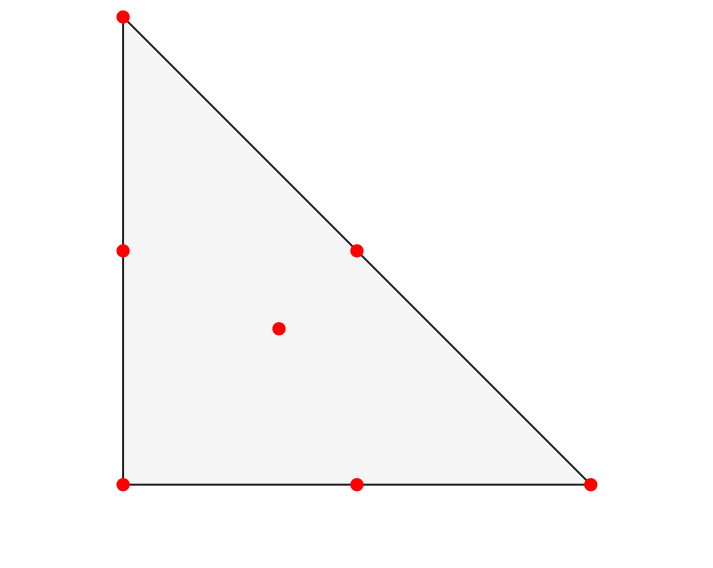
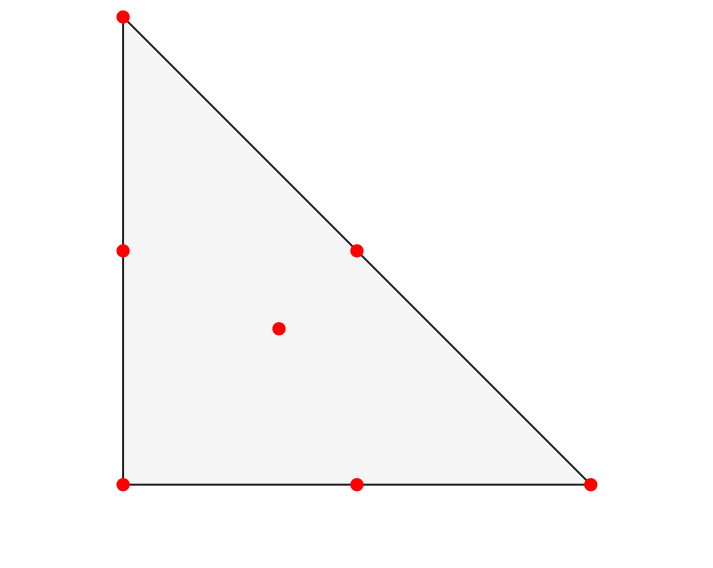

Reproduce these figures in MATLAB, in order.
function plotquery()
%PLOTQUERY Draw the 7-point score-query pattern on a triangle (Burgers).
%
%   Pattern 'seven': centroid + three edge midpoints + three vertices,
%   exactly as implemented in burgers_fem_comparison.m. The element is a
%   right triangle matching the bottom face of the right tetrahedron used in
%   the reaction-diffusion plot.
%
% Output (figures/pltfig/burgers/query/):
%   burgers_query_7points.pdf/.png

    p1 = [0.0, 0.0];
    p2 = [1.0, 0.0];
    p3 = [0.0, 1.0];                 % right isosceles triangle, right angle at p1

    centroid = (p1 + p2 + p3) / 3;
    m12 = 0.5 * (p1 + p2);
    m23 = 0.5 * (p2 + p3);
    m31 = 0.5 * (p3 + p1);
    pts = [centroid; m12; m23; m31; p1; p2; p3];

    root = fileparts(fileparts(fileparts(mfilename('fullpath'))));
    figDir = fullfile(root, 'figures', 'pltfig', 'burgers', 'query');
    if exist(figDir, 'dir') ~= 7
        mkdir(figDir);
    end

    fig = figure('Color', 'w', 'Units', 'points', ...
        'Position', [1, 1, 514, 409], 'Visible', 'on');
    ax = axes(fig, 'Position', [0.02, 0.02, 0.96, 0.96]);
    patch(ax, 'Faces', [1 2 3], 'Vertices', [p1; p2; p3], ...
        'FaceColor', [0.93 0.93 0.93], 'FaceAlpha', 0.55, ...
        'EdgeColor', [0.1 0.1 0.1], 'LineWidth', 1.4);
    hold(ax, 'on');
    plot(ax, pts(:, 1), pts(:, 2), 'o', 'MarkerSize', 9, ...
        'MarkerFaceColor', 'r', 'MarkerEdgeColor', 'r');
    hold(ax, 'off');
    axis(ax, 'equal');
    axis(ax, 'off');
    box(ax, 'off');
    xlim(ax, [-0.083, 1.083]);
    ylim(ax, [-0.154, 1.012]);
    plotquery_export(fig, ...
        fullfile(figDir, 'burgers_query_7points.pdf'), ...
        fullfile(figDir, 'burgers_query_7points.png'));
    fprintf('Saved burgers query pattern (7 points)\n');
end


function plotquery_export(fig, outPdf, outPng)
    set(fig, 'PaperUnits', 'points', ...
        'PaperSize', [514, 409], ...
        'PaperPosition', [0, 0, 514, 409]);
    exportgraphics(fig, outPdf, 'ContentType', 'image', 'Resolution', 150);
    try
        print(fig, outPng, '-dpng', '-r300');
    catch
        exportgraphics(fig, outPng, 'Resolution', 300);
    end
    close(fig);
end
